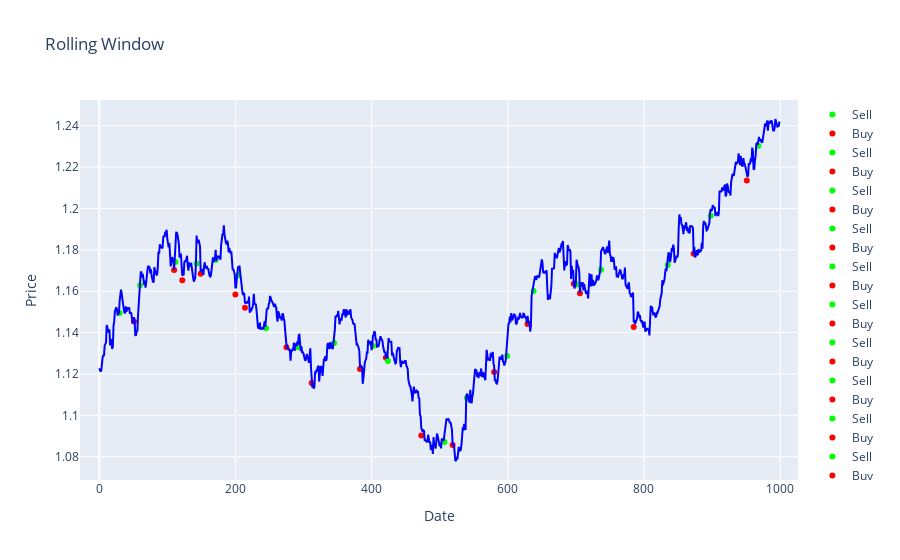

The code cell stored with this chart in its notebook:
### Markdown cell above
## Experiment with trying to find the best combination of coefficients for a rolling window

```
highest_score = {
    "Equity Final [$]": 0,
    "peak_coeff": 0,
    "valley_coeff": 0
    
}
for j in range(1,10):
    for i in range(1,10):
        financial_data = rolling_window(financial_data, record_to_plot=1000, peak_coeff=j/10, valley_coeff=i/10, to_plot=False)
        bt,stats = backtester(financial_data)
        if stats["Equity Final [$]"] > highest_score["Equity Final [$]"]:
            highest_score = stats
            highest_score["peak_coeff"] = j/10
            highest_score["valley_coeff"] = i/10
                
    print(highest_score)
    
```

highest_score = {
    "Equity Final [$]":  12141.7
    "peak_coeff": 0.6,
    "valley_coeff": 0.3
     }

### Code cell
from apply_backtesting import backtester

financial_data = rolling_window(financial_data, record_to_plot=1000,half_window_size=30,peak_coeff=0.6, valley_coeff=0.3, to_plot=True)
bt,stats = backtester(financial_data)

### Figure 1 — Plotly figure (JSON) as saved in the notebook; plotly's stock layout.template omitted (floating-point values rounded to 4 significant figures; data arrays with more than 128 entries replaced by an {"elided": "..."} marker saying what was removed)
{"data": [{"marker": {"color": "lime"}, "mode": "markers", "name": "Sell", "type": "scatter", "x": [30], "y": [1.149]}, {"marker": {"color": "red"}, "mode": "markers", "name": "Buy", "type": "scatter", "x": [51], "y": [1.145]}, {"marker": {"color": "lime"}, "mode": "markers", "name": "Sell", "type": "scatter", "x": [60], "y": [1.163]}, {"marker": {"color": "red"}, "mode": "markers", "name": "Buy", "type": "scatter", "x": [110], "y": [1.17]}, {"marker": {"color": "lime"}, "mode": "markers", "name": "Sell", "type": "scatter", "x": [112], "y": [1.174]}, {"marker": {"color": "red"}, "mode": "markers", "name": "Buy", "type": "scatter", "x": [122], "y": [1.165]}, {"marker": {"color": "lime"}, "mode": "markers", "name": "Sell", "type": "scatter", "x": [143], "y": [1.173]}, {"marker": {"color": "red"}, "mode": "markers", "name": "Buy", "type": "scatter", "x": [149], "y": [1.168]}, {"marker": {"color": "lime"}, "mode": "markers", "name": "Sell", "type": "scatter", "x": [171], "y": [1.175]}, {"marker": {"color": "red"}, "mode": "markers", "name": "Buy", "type": "scatter", "x": [200], "y": [1.158]}, {"marker": {"color": "lime"}, "mode": "markers", "name": "Sell", "type": "scatter", "x": [204], "y": [1.168]}, {"marker": {"color": "red"}, "mode": "markers", "name": "Buy", "type": "scatter", "x": [214], "y": [1.152]}, {"marker": {"color": "lime"}, "mode": "markers", "name": "Sell", "type": "scatter", "x": [245], "y": [1.142]}, {"marker": {"color": "red"}, "mode": "markers", "name": "Buy", "type": "scatter", "x": [275], "y": [1.133]}, {"marker": {"color": "lime"}, "mode": "markers", "name": "Sell", "type": "scatter", "x": [291], "y": [1.133]}, {"marker": {"color": "red"}, "mode": "markers", "name": "Buy", "type": "scatter", "x": [312], "y": [1.116]}, {"marker": {"color": "lime"}, "mode": "markers", "name": "Sell", "type": "scatter", "x": [345], "y": [1.135]}, {"marker": {"color": "red"}, "mode": "markers", "name": "Buy", "type": "scatter", "x": [383], "y": [1.122]}, {"marker": {"color": "lime"}, "mode": "markers", "name": "Sell", "type": "scatter", "x": [402], "y": [1.133]}, {"marker": {"color": "red"}, "mode": "markers", "name": "Buy", "type": "scatter", "x": [421], "y": [1.128]}, {"marker": {"color": "lime"}, "mode": "markers", "name": "Sell", "type": "scatter", "x": [424], "y": [1.126]}, {"marker": {"color": "red"}, "mode": "markers", "name": "Buy", "type": "scatter", "x": [473], "y": [1.09]}, {"marker": {"color": "lime"}, "mode": "markers", "name": "Sell", "type": "scatter", "x": [507], "y": [1.087]}, {"marker": {"color": "red"}, "mode": "markers", "name": "Buy", "type": "scatter", "x": [519], "y": [1.086]}, {"marker": {"color": "lime"}, "mode": "markers", "name": "Sell", "type": "scatter", "x": [540], "y": [1.108]}, {"marker": {"color": "red"}, "mode": "markers", "name": "Buy", "type": "scatter", "x": [580], "y": [1.121]}, {"marker": {"color": "lime"}, "mode": "markers", "name": "Sell", "type": "scatter", "x": [599], "y": [1.129]}, {"marker": {"color": "red"}, "mode": "markers", "name": "Buy", "type": "scatter", "x": [629], "y": [1.144]}, {"marker": {"color": "lime"}, "mode": "markers", "name": "Sell", "type": "scatter", "x": [638], "y": [1.16]}, {"marker": {"color": "red"}, "mode": "markers", "name": "Buy", "type": "scatter", "x": [697], "y": [1.164]}, {"marker": {"color": "lime"}, "mode": "markers", "name": "Sell", "type": "scatter", "x": [701], "y": [1.163]}, {"marker": {"color": "red"}, "mode": "markers", "name": "Buy", "type": "scatter", "x": [706], "y": [1.159]}, {"marker": {"color": "lime"}, "mode": "markers", "name": "Sell", "type": "scatter", "x": [737], "y": [1.17]}, {"marker": {"color": "red"}, "mode": "markers", "name": "Buy", "type": "scatter", "x": [785], "y": [1.143]}, {"marker": {"color": "lime"}, "mode": "markers", "name": "Sell", "type": "scatter", "x": [835], "y": [1.173]}, {"marker": {"color": "red"}, "mode": "markers", "name": "Buy", "type": "scatter", "x": [873], "y": [1.178]}, {"marker": {"color": "lime"}, "mode": "markers", "name": "Sell", "type": "scatter", "x": [898], "y": [1.196]}, {"marker": {"color": "red"}, "mode": "markers", "name": "Buy", "type": "scatter", "x": [951], "y": [1.214]}, {"marker": {"color": "lime"}, "mode": "markers", "name": "Sell", "type": "scatter", "x": [968], "y": [1.23]}, {"line": {"color": "blue"}, "mode": "lines", "name": "Close", "type": "scatter", "x": {"elided": "1000 int values"}, "y": {"elided": "1000 float values"}}], "layout": {"title": {"text": "Rolling Window"}, "xaxis": {"title": {"text": "Date"}}, "yaxis": {"title": {"text": "Price"}}}}
